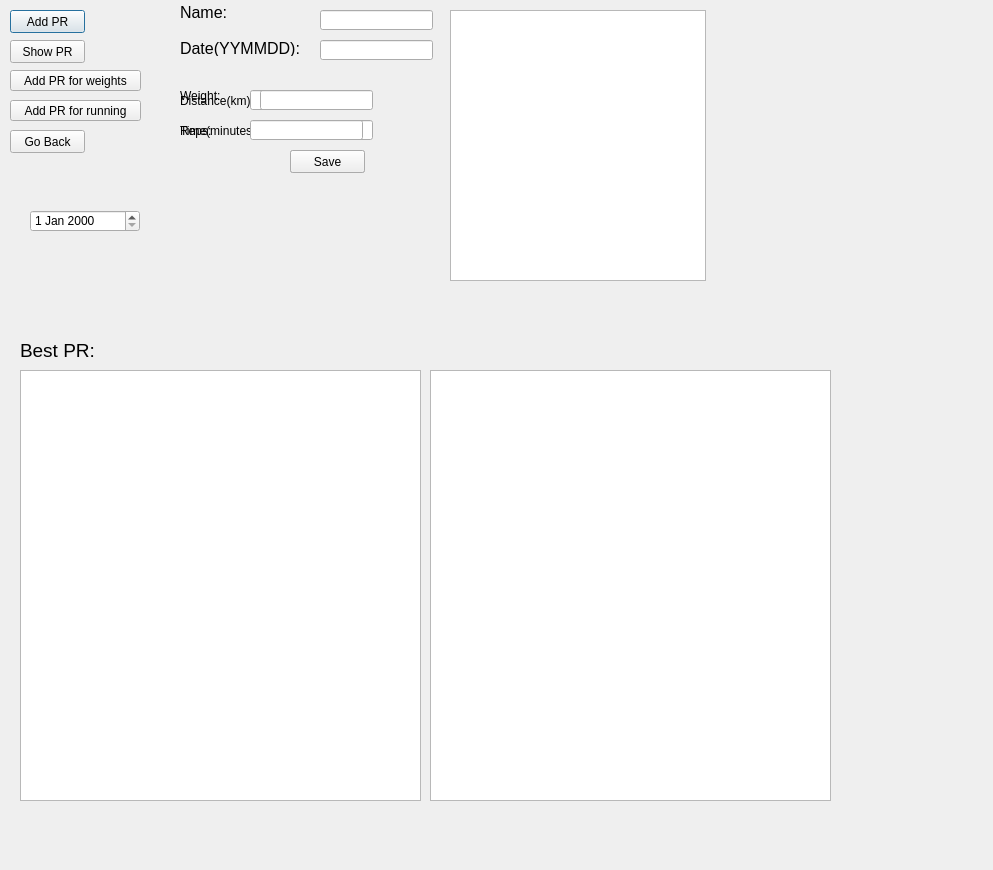
<?xml version="1.0" encoding="UTF-8"?>
<ui version="4.0">
 <class>PRwindow</class>
 <widget class="QDialog" name="PRwindow">
  <property name="geometry">
   <rect>
    <x>0</x>
    <y>0</y>
    <width>993</width>
    <height>870</height>
   </rect>
  </property>
  <property name="windowTitle">
   <string>Dialog</string>
  </property>
  <widget class="QPushButton" name="ButtonAddPR">
   <property name="geometry">
    <rect>
     <x>10</x>
     <y>10</y>
     <width>75</width>
     <height>23</height>
    </rect>
   </property>
   <property name="text">
    <string>Add PR</string>
   </property>
  </widget>
  <widget class="QPushButton" name="ButtonShowPR">
   <property name="geometry">
    <rect>
     <x>10</x>
     <y>40</y>
     <width>75</width>
     <height>23</height>
    </rect>
   </property>
   <property name="text">
    <string>Show PR</string>
   </property>
  </widget>
  <widget class="QPushButton" name="ButtonAddPRweight">
   <property name="geometry">
    <rect>
     <x>10</x>
     <y>70</y>
     <width>131</width>
     <height>21</height>
    </rect>
   </property>
   <property name="text">
    <string>Add PR for weights</string>
   </property>
  </widget>
  <widget class="QPushButton" name="ButtonAddPRrunning">
   <property name="geometry">
    <rect>
     <x>10</x>
     <y>100</y>
     <width>131</width>
     <height>21</height>
    </rect>
   </property>
   <property name="text">
    <string>Add PR for running</string>
   </property>
  </widget>
  <widget class="QLabel" name="labelNama">
   <property name="geometry">
    <rect>
     <x>180</x>
     <y>2</y>
     <width>71</width>
     <height>21</height>
    </rect>
   </property>
   <property name="font">
    <font>
     <pointsize>12</pointsize>
    </font>
   </property>
   <property name="text">
    <string>Name:</string>
   </property>
  </widget>
  <widget class="QLabel" name="label_2Date">
   <property name="geometry">
    <rect>
     <x>180</x>
     <y>40</y>
     <width>121</width>
     <height>16</height>
    </rect>
   </property>
   <property name="font">
    <font>
     <pointsize>12</pointsize>
    </font>
   </property>
   <property name="text">
    <string>Date(YYMMDD):</string>
   </property>
  </widget>
  <widget class="QLabel" name="label_3Weight">
   <property name="geometry">
    <rect>
     <x>180</x>
     <y>86</y>
     <width>71</width>
     <height>20</height>
    </rect>
   </property>
   <property name="text">
    <string>Weight:</string>
   </property>
  </widget>
  <widget class="QLabel" name="label_4Reps">
   <property name="geometry">
    <rect>
     <x>180</x>
     <y>120</y>
     <width>61</width>
     <height>21</height>
    </rect>
   </property>
   <property name="text">
    <string>Reps:</string>
   </property>
  </widget>
  <widget class="QLabel" name="label_5Distance">
   <property name="geometry">
    <rect>
     <x>180</x>
     <y>90</y>
     <width>81</width>
     <height>21</height>
    </rect>
   </property>
   <property name="text">
    <string>Distance(km):</string>
   </property>
  </widget>
  <widget class="QLabel" name="label_6Time">
   <property name="geometry">
    <rect>
     <x>180</x>
     <y>120</y>
     <width>81</width>
     <height>21</height>
    </rect>
   </property>
   <property name="text">
    <string>Time(minutes):</string>
   </property>
  </widget>
  <widget class="QLineEdit" name="lineEditTime">
   <property name="geometry">
    <rect>
     <x>260</x>
     <y>120</y>
     <width>113</width>
     <height>20</height>
    </rect>
   </property>
  </widget>
  <widget class="QLineEdit" name="lineEdit_2Reps">
   <property name="geometry">
    <rect>
     <x>250</x>
     <y>120</y>
     <width>113</width>
     <height>20</height>
    </rect>
   </property>
  </widget>
  <widget class="QLineEdit" name="lineEdit_4Weight">
   <property name="geometry">
    <rect>
     <x>250</x>
     <y>90</y>
     <width>113</width>
     <height>20</height>
    </rect>
   </property>
  </widget>
  <widget class="QLineEdit" name="lineEdit_5Date">
   <property name="geometry">
    <rect>
     <x>320</x>
     <y>40</y>
     <width>113</width>
     <height>20</height>
    </rect>
   </property>
  </widget>
  <widget class="QLineEdit" name="lineEdit_6Name">
   <property name="geometry">
    <rect>
     <x>320</x>
     <y>10</y>
     <width>113</width>
     <height>20</height>
    </rect>
   </property>
  </widget>
  <widget class="QLineEdit" name="lineEdit_7Distance">
   <property name="geometry">
    <rect>
     <x>260</x>
     <y>90</y>
     <width>113</width>
     <height>20</height>
    </rect>
   </property>
  </widget>
  <widget class="QLabel" name="label_5BesPR">
   <property name="geometry">
    <rect>
     <x>20</x>
     <y>340</y>
     <width>81</width>
     <height>21</height>
    </rect>
   </property>
   <property name="font">
    <font>
     <pointsize>14</pointsize>
    </font>
   </property>
   <property name="text">
    <string>Best PR:</string>
   </property>
  </widget>
  <widget class="QPushButton" name="pushButton">
   <property name="geometry">
    <rect>
     <x>290</x>
     <y>150</y>
     <width>75</width>
     <height>23</height>
    </rect>
   </property>
   <property name="text">
    <string>Save</string>
   </property>
  </widget>
  <widget class="QPushButton" name="pushButton_2">
   <property name="geometry">
    <rect>
     <x>290</x>
     <y>150</y>
     <width>75</width>
     <height>23</height>
    </rect>
   </property>
   <property name="text">
    <string>Save</string>
   </property>
  </widget>
  <widget class="QTextEdit" name="textEdit_BestPR">
   <property name="geometry">
    <rect>
     <x>20</x>
     <y>370</y>
     <width>401</width>
     <height>431</height>
    </rect>
   </property>
  </widget>
  <widget class="QTextEdit" name="textEdit_BestPR_2">
   <property name="geometry">
    <rect>
     <x>430</x>
     <y>370</y>
     <width>401</width>
     <height>431</height>
    </rect>
   </property>
  </widget>
  <widget class="QListWidget" name="listWidget">
   <property name="geometry">
    <rect>
     <x>450</x>
     <y>10</y>
     <width>256</width>
     <height>271</height>
    </rect>
   </property>
  </widget>
  <widget class="QPushButton" name="pushButton_3">
   <property name="geometry">
    <rect>
     <x>10</x>
     <y>130</y>
     <width>75</width>
     <height>23</height>
    </rect>
   </property>
   <property name="text">
    <string>Go Back</string>
   </property>
  </widget>
  <widget class="QDateEdit" name="dateEditAddDate">
   <property name="geometry">
    <rect>
     <x>30</x>
     <y>210</y>
     <width>110</width>
     <height>22</height>
    </rect>
   </property>
  </widget>
 </widget>
 <resources/>
 <connections>
  <connection>
   <sender>ButtonShowPR</sender>
   <signal>clicked()</signal>
   <receiver>label_5BesPR</receiver>
   <slot>show()</slot>
   <hints>
    <hint type="sourcelabel">
     <x>50</x>
     <y>52</y>
    </hint>
    <hint type="destinationlabel">
     <x>46</x>
     <y>342</y>
    </hint>
   </hints>
  </connection>
  <connection>
   <sender>ButtonAddPR</sender>
   <signal>clicked()</signal>
   <receiver>ButtonAddPRweight</receiver>
   <slot>show()</slot>
   <hints>
    <hint type="sourcelabel">
     <x>47</x>
     <y>23</y>
    </hint>
    <hint type="destinationlabel">
     <x>27</x>
     <y>78</y>
    </hint>
   </hints>
  </connection>
  <connection>
   <sender>ButtonAddPR</sender>
   <signal>clicked()</signal>
   <receiver>ButtonAddPRrunning</receiver>
   <slot>show()</slot>
   <hints>
    <hint type="sourcelabel">
     <x>65</x>
     <y>20</y>
    </hint>
    <hint type="destinationlabel">
     <x>24</x>
     <y>112</y>
    </hint>
   </hints>
  </connection>
 </connections>
</ui>
